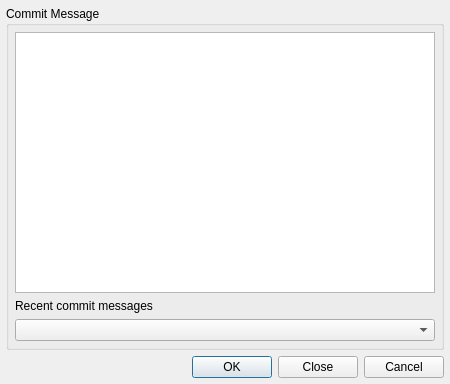
<?xml version="1.0" encoding="UTF-8"?>
<ui version="4.0">
 <class>HgCommitDialog</class>
 <widget class="QWidget" name="HgCommitDialog">
  <property name="geometry">
   <rect>
    <x>0</x>
    <y>0</y>
    <width>450</width>
    <height>384</height>
   </rect>
  </property>
  <property name="windowTitle">
   <string>Mercurial</string>
  </property>
  <layout class="QVBoxLayout" name="verticalLayout_3">
   <item>
    <widget class="QGroupBox" name="logGroup">
     <property name="title">
      <string>Commit Message</string>
     </property>
     <layout class="QVBoxLayout" name="verticalLayout">
      <item>
       <widget class="QTextEdit" name="logEdit">
        <property name="toolTip">
         <string>Enter the log message.</string>
        </property>
        <property name="whatsThis">
         <string>&lt;b&gt;Log Message&lt;/b&gt;
&lt;p&gt;Enter the log message for the commit action.&lt;/p&gt;</string>
        </property>
        <property name="tabChangesFocus">
         <bool>true</bool>
        </property>
        <property name="acceptRichText">
         <bool>false</bool>
        </property>
       </widget>
      </item>
      <item>
       <widget class="QLabel" name="label">
        <property name="text">
         <string>Recent commit messages</string>
        </property>
       </widget>
      </item>
      <item>
       <widget class="QComboBox" name="recentComboBox">
        <property name="toolTip">
         <string>Select a recent commit message to use</string>
        </property>
       </widget>
      </item>
     </layout>
    </widget>
   </item>
   <item>
    <widget class="QDialogButtonBox" name="buttonBox">
     <property name="orientation">
      <enum>Qt::Horizontal</enum>
     </property>
     <property name="standardButtons">
      <set>QDialogButtonBox::Cancel|QDialogButtonBox::Close|QDialogButtonBox::Ok</set>
     </property>
    </widget>
   </item>
  </layout>
 </widget>
 <layoutdefault spacing="6" margin="6"/>
 <pixmapfunction>qPixmapFromMimeSource</pixmapfunction>
 <tabstops>
  <tabstop>logEdit</tabstop>
  <tabstop>recentComboBox</tabstop>
  <tabstop>buttonBox</tabstop>
 </tabstops>
 <resources/>
 <connections/>
</ui>
